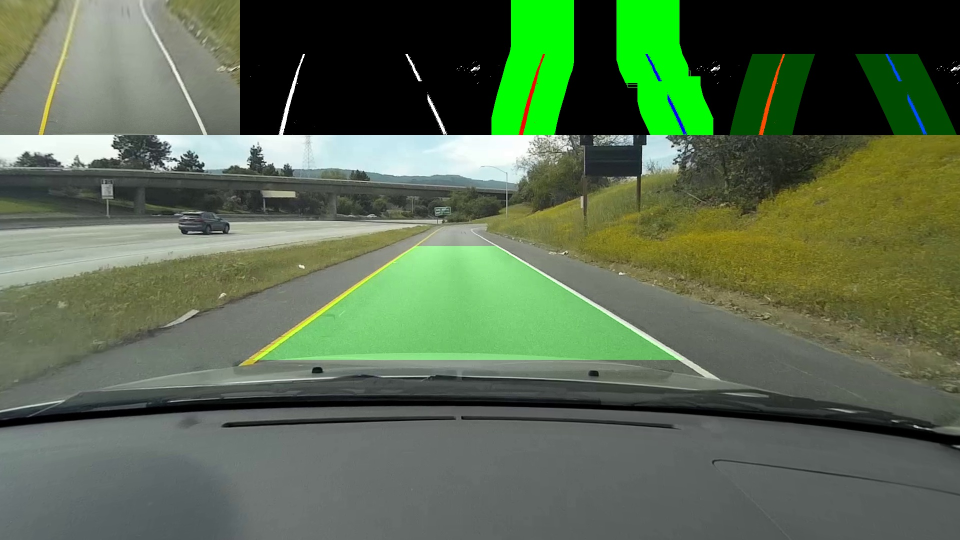
#> input picture Real_Car/results/0.jpg, 1920 x 1080 px (shown at 1/2 size)
$ python -i Lane_Line_Detection_For_Images.py   (imports and definitions only)   (older library calls are emulated)
#> lines starting #> are read from the running program, lines starting #| are printed output that depends on the picture; after the words box and inside, x2 and y2 are one past the last pixel; in counts of white or black regions, pixels touching at a corner belong together
"""Import Libraries and Pickle File"""
import matplotlib.pyplot as plt
import matplotlib.image as mpimg
import numpy as np
import cv2
import pickle
import glob
import time
import random
#from scipy.misc import imread, imresize
from skimage.transform import resize
from sklearn.linear_model import (
    LinearRegression, TheilSenRegressor, RANSACRegressor, HuberRegressor)
from sklearn.metrics import mean_squared_error
from sklearn.preprocessing import PolynomialFeatures
from sklearn.pipeline import make_pipeline

#file_name = 'calibration.p'
file_name = 'Camera_Calibration/Mobius_Dashcam_Camera_Cal/1920x1080/mobius_dashcam_1920x1080_calibration.p'

# [2 lines not run here, left out]

# [45 lines left out: functions draw_viewing_window, make_viewing_window, not called in this run]

def abs_sobel_thresh(img, orient='x', sobel_kernel=3, thresh_min=0, thresh_max=255):
    """
    Applies the sobel algorithm to get the absolute derivative of an image with respect to x or y.

    @param img:           input image. MUST be an RGB image.
    @orient:              can be 'x' which means take the derivative with respect to x. If it is anything else, it
    will take the derivative with respect to y.
    @sobel_kernel:        Defines the size of the sobel filter. MUST be an odd number between 3-31. The larger the
    kernel size, the more well-defined the gradients. However, computational time will increase as well.
    @param thresh_min:    minimum cut-off for gradient threshold. Any pixels below this value will be blacked out.
    Default value is zero.
    @param thresh_max:    maximum cut-off for gradient threshold. Any pixels above this value will be blacked out.
    Default value is 255.

    @result sobel_binary: final resulting image. The resulting image is a binary image.
    """

    # Convert to gray-scale
    gray = cv2.cvtColor(img, cv2.COLOR_RGB2GRAY)

    # Take derivative with respect to x
    if (orient == 'x'):
        sobel = cv2.Sobel(gray, cv2.CV_32F, 1, 0 ,ksize=sobel_kernel)
    # Take derivative with respect to y
    else:
        sobel = cv2.Sobel(gray, cv2.CV_32F, 0, 1,ksize=sobel_kernel)

    # Take absolute value of derivative
    abs_sobel = np.absolute(sobel)

    # Convert to 8-bit image (0 - 255)
    scaled_sobel = np.uint8(255*abs_sobel/np.max(abs_sobel))
    # Make copy of scaled_sobel with all zeros
    sobel_binary = np.zeros_like(scaled_sobel)

    # Make all pixels within threshold range a value of 1
    # Keep all other pixels as 0
    sobel_binary[(scaled_sobel >= thresh_min) & (scaled_sobel <= thresh_max)] = 1

    return sobel_binary

def sobel_mag_thresh(img, sobel_kernel=3, mag_thresh=(0, 255)):
    """
    Uses the sobel algorithm to take the magnitude of the gradient of an image

    @param img:           input image. MUST be an RGB image.
    @sobel_kernel:        Defines the size of the sobel filter. MUST be an odd number between 3-31. The larger the
    kernel size, the more well-defined the gradients. However, computational time will increase as well.
    coordinate of the line. (x2, y2) is the ending coordinate of the line.
    @param mag_thresh:    A tuple which contains the minimum and maximum gradient thresholds. (minimum, maximum).

    @result sobel_binary: the resulting image. The resulting image is a binary image.
    """
    thresh_min = mag_thresh[0]
    thresh_max = mag_thresh[1]

    # Convert to gray scale
    gray = cv2.cvtColor(img, cv2.COLOR_RGB2GRAY)

    # Take derivatives in both x and y direction
    sobelx = cv2.Sobel(gray, cv2.CV_32F, 1, 0, ksize=sobel_kernel)
    sobely = cv2.Sobel(gray, cv2.CV_32F, 0, 1, ksize=sobel_kernel)

    # Find magnitude of the gradient
    sum_of_squares = np.square(sobelx) + np.square(sobely)
    sobel_mag = np.power(sum_of_squares,0.5)

    # Convert to 8-bit image (0 - 255)
    scaled_sobel = np.uint8(255*sobel_mag/np.max(sobel_mag))

    # Make a copy of sobel_mag with all zeros
    sobel_binary = np.zeros_like(scaled_sobel)

    # Make all pixels within threshold range a value of 1
    # Keep all other pixels as 0
    sobel_binary[(scaled_sobel >= thresh_min) & (scaled_sobel <= thresh_max)] = 1

    return sobel_binary

# Function that applies Sobel x and y,
# then computes the direction of the gradient
# and applies a threshold.
def dir_threshold(img, sobel_kernel=3, thresh=(0, np.pi/2)):
    """
    Uses the sobel algorithm to find the direction of the gradient of an image

    @param img:           input image. MUST be an RGB image.
    @param sobel_kernel:  Defines the size of the sobel filter. MUST be an odd number between 3-31. The larger the
    kernel size, the more well-defined the gradients. However, computational time will increase as well.
    @param thresh:        A tuple which defines the minimum and maximum gradient thresholds. (minimum, maximum)

    @result sobel_binary: the resulting image. The resulting image is a binary image.
    """
    # Min and Max Threshold Angles
    thresh_min = thresh[0]
    thresh_max = thresh[1]

    # Convert to gray scale
    gray = cv2.cvtColor(img, cv2.COLOR_RGB2GRAY)

    # Calculate the derivatives with respect to x and y
    sobelx = cv2.Sobel(gray, cv2.CV_32F, 1, 0, ksize=sobel_kernel)
    sobely = cv2.Sobel(gray, cv2.CV_32F, 0, 1, ksize=sobel_kernel)

    # Take absolute value of derivatives
    abs_sobelx = np.absolute(sobelx)
    abs_sobely = np.absolute(sobely)

    # Calculate angle for direction of gradient in radians
    sobel_angle = np.arctan2(abs_sobely,abs_sobelx)

    # Make a copy of sobel_angle with all zeros
    sobel_binary = np.zeros_like(sobel_angle)

    # Apply thresholding
    sobel_binary[(sobel_angle >= thresh_min) & (sobel_angle <= thresh_max)] = 1

    return sobel_binary

# [17 lines left out: function region_of_interest, not called in this run]

def combined_threshold(image, gradx_low=40, gradx_high=255, mag_low=40, mag_high=255, dir_low=0.7, dir_high=1.3, \
                       s_low=140, s_high=255, l_low=40, l_high=255,  l_agr=205, kernel_size=3):
    """
    @param image:       input image. MUST be RGB.
    @param gradx_low:   minimum threshold value for applying gradient with respect to x
    @param gradx_high:  maximum threshold value for applying gradient with respect to x
    @param mag_low:     minimum threshold value for finding magnitude of the gradient
    @param mag_high:    maximum threshold value for finding magnitude of the gradient
    @param dir_low:     minimum threshold value for fidning the direction of the gradient
    @param dir_high:    maximum threshold value for finding the direction of the gradient
    @param s_low:       minimum threshold value for applying color thresholding to S channel from HLS color space
    @param s_high:      maximum threshold value for applying color thresholding to S channel from HLS color space
    @param l_low:       minimum threshold value for applying color thresholding to L channel from HLS color space
    @param l_high:      maximum threshold value for applying color thresholding to L channel from HLS color space
    @param l_agr:       minimum threshold value for applying second round of color thresholding to L channel from
    HLS color space. Any pixels above this value will be kept. The idea is that very bright pixels during daylight
    driving and even during night driving due to street lights and reflectors on the road are most likely lane
    line pixels.
    @param kernel_size: Defines the size of the sobel filter. MUST be an odd number between 3-31. The larger the
    kernel size, the more well-defined the gradients. However, computational time will increase as well.

    @result combined:   The resulting binary image after appling a combination of color and gradient
    thresholds
    """
    # Convert image to HLS color space
    image_hls = cv2.cvtColor(image, cv2.COLOR_RGB2HLS)

    # Extract S channel
    S = image_hls[:,:,2]

    # Apply gradient thresholding to S channel
    S_thresholded = np.zeros_like(S)
    thresh_S = (s_low, s_high)
    S_thresholded[(S >= thresh_S[0]) & (S <= thresh_S[1])] = 1

    # Extract L channel
    L = image_hls[:,:,1]

    # Apply gradient thresholding to L channel
    L_thresholded = np.zeros_like(L)
    thresh_L = (l_low, l_high)
    L_thresholded[(L >=thresh_L[0]) & (L <= thresh_L[1])] = 1

    # Apply second round of gradient thresholding using L channel
    # If a pixel is extremely bright, above l_agr, keep it.
    thresh_L_agr = l_agr
    L_thresholded2 = np.zeros_like(L)
    L_thresholded2[L>=thresh_L_agr] = 1

    # Apply gradient with respect to x
    gradx = abs_sobel_thresh(image, orient='x', sobel_kernel=kernel_size, thresh_min=gradx_low,
                             thresh_max=gradx_high)

    # Find magnitude of the gradient
    mag_binary = sobel_mag_thresh(image, sobel_kernel=kernel_size, mag_thresh=(mag_low,mag_high))

    # Find direction of the gradient
    dir_binary = dir_threshold(image,sobel_kernel=kernel_size,thresh=(0.7,1.3))

    # Create blank image for combining all the color and gradient thresholds
    combined = np.zeros_like(dir_binary)

    # Combine all color and gradient thresholds
    combined[((mag_binary == 1) & (dir_binary == 1) & (gradx == 1)) | \
             (((S_thresholded == 1) & (L_thresholded == 1)) | (L_thresholded2 == 1))] = 1

    return combined

# [434 lines left out: functions apply_birdseye, process_image, not called in this run]

# [1 line not run here, left out]

image_paths = glob.glob('Real_Car_Images_And_Videos/Bay_Area_Test_Images/subclip2_test_images/*.jpg')
num_pictures = len(image_paths)
f,axs = plt.subplots(num_pictures//2+1,2,figsize=(15, 35))
axs = axs.ravel()
# [11 lines not run here, left out]

>>> import cv2
>>> picture = cv2.cvtColor(cv2.imread('results/0.jpg'), cv2.COLOR_BGR2RGB)
>>> result = combined_threshold(picture)
#> in combined_threshold, `S = image_hls[:,:,2]`:
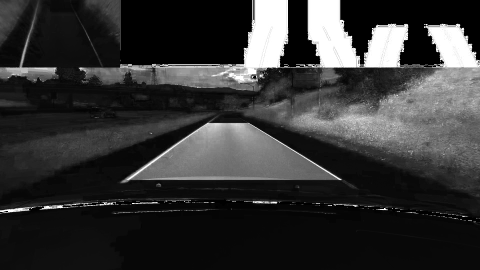
#> S: shape (1080, 1920) (shown at 1/4 size); min 0, max 255, mean 52.3
#> in abs_sobel_thresh, `gray = cv2.cvtColor(img, cv2.COLOR_RGB2GRAY)`:
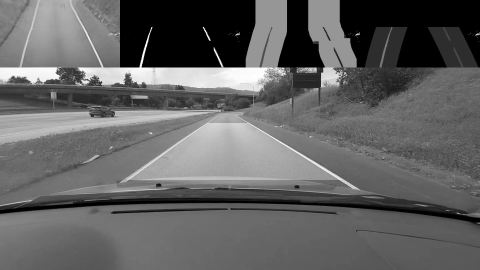
#> gray: shape (1080, 1920) (shown at 1/4 size); min 0, max 255, mean 98.4
#> in abs_sobel_thresh, `sobel = cv2.Sobel(gray, cv2.CV_32F, 1, 0 ,ksize=sobel_kernel)`:
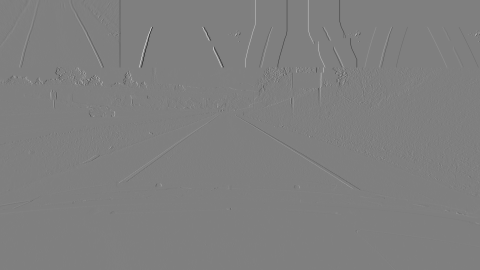
#> sobel: shape (1080, 1920) float32 (shown at 1/4 size); min -1020, max 1020, mean -0.2; drawn with min black and max white
#> in combined_threshold, `gradx = abs_sobel_thresh(image, orient='x', sobel_kernel=kernel_size, ..`:
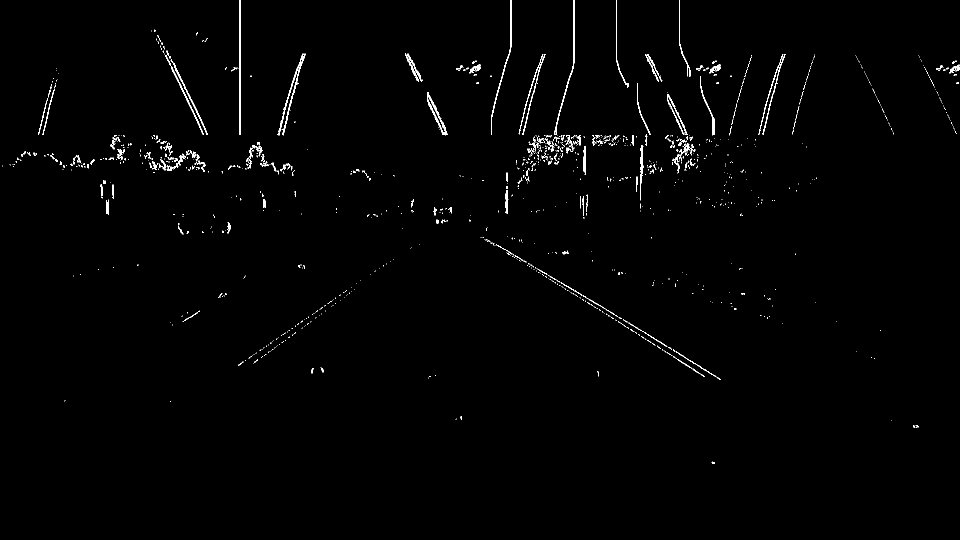
#> gradx: shape (1080, 1920) (shown at 1/2 size); values 0 (black) and 1 (white), 0.93% white in thin lines or dots, all inside (x1, y1, x2, y2) = (5, 0, 1919, 928)
#> in dir_threshold, `sobel_angle = np.arctan2(abs_sobely,abs_sobelx)`:
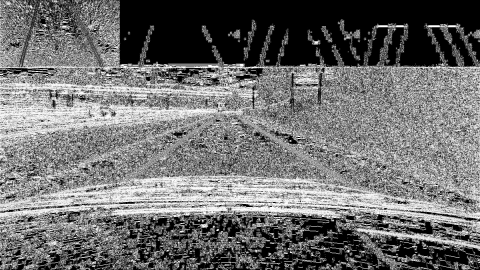
#> sobel_angle: shape (1080, 1920) float32 (shown at 1/4 size); min 0, max 1.57, mean 0.688; drawn with min black and max white
#> in combined_threshold, `dir_binary = dir_threshold(image,sobel_kernel=kernel_size,thresh=(0.7,..`:
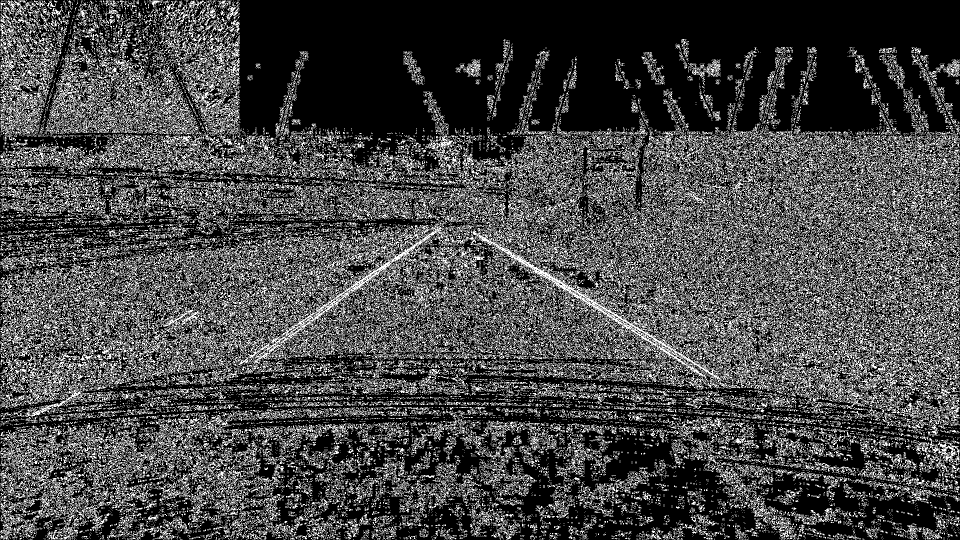
#> dir_binary: shape (1080, 1920) float32 (shown at 1/2 size); values 0 (black) and 1 (white), 27.9% white in thin lines or dots
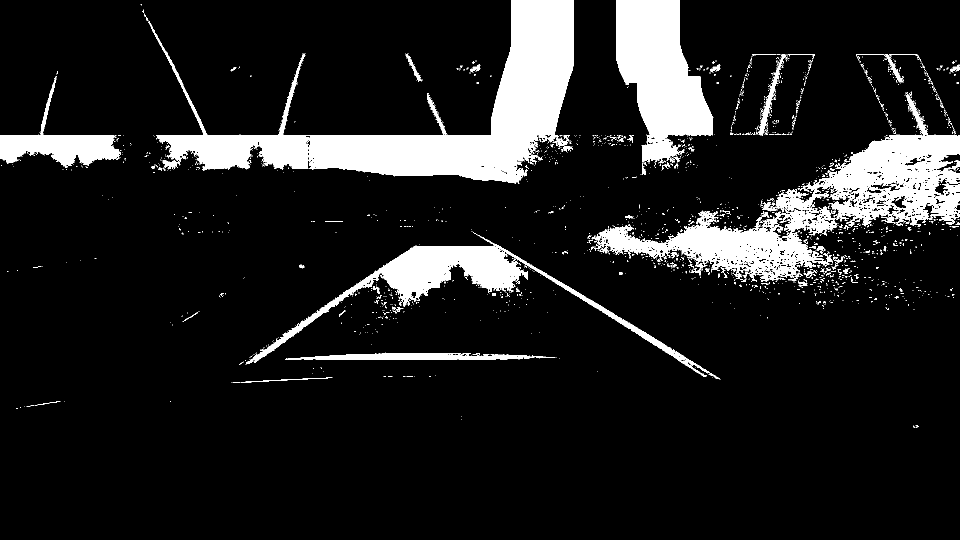
#> result: shape (1080, 1920) float32 (shown at 1/2 size); values 0 (black) and 1 (white), 11.9% white; 2194 white regions (2086 under 20 px), largest, box (x1, y1, x2, y2) and area: (297, 0, 1148, 368) 89599, (1183, 188, 1920, 564) 62524, (1233, 0, 1426, 325) 38535

$ run again, on Real_Car/results/4.jpg
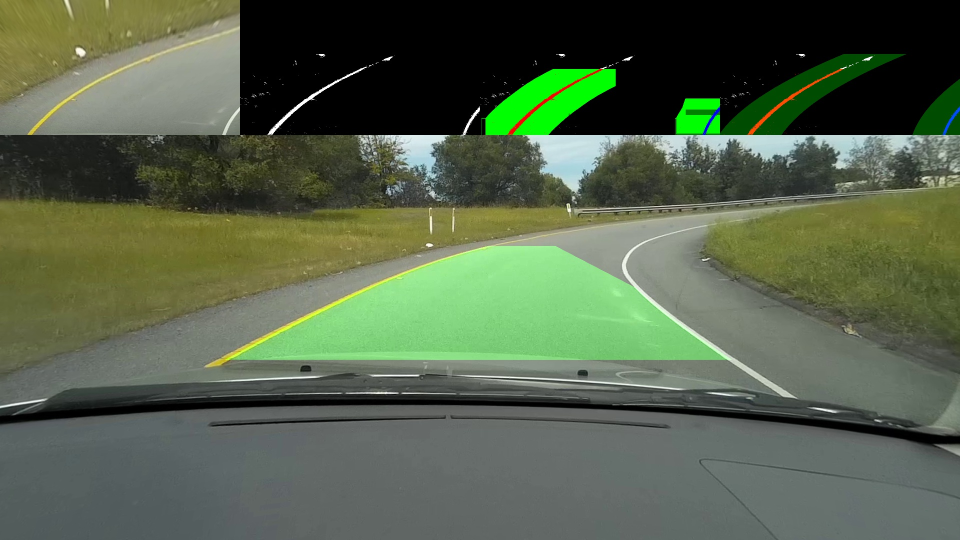
#> input picture Real_Car/results/4.jpg, 1920 x 1080 px (shown at 1/2 size)
#> image_hls: shape (1080, 1920, 3); mean of channels 0, 1, 2 47.6, 85.6, 44.8
#> in combined_threshold, `gradx = abs_sobel_thresh(image, orient='x', sobel_kernel=kernel_size, ..`:
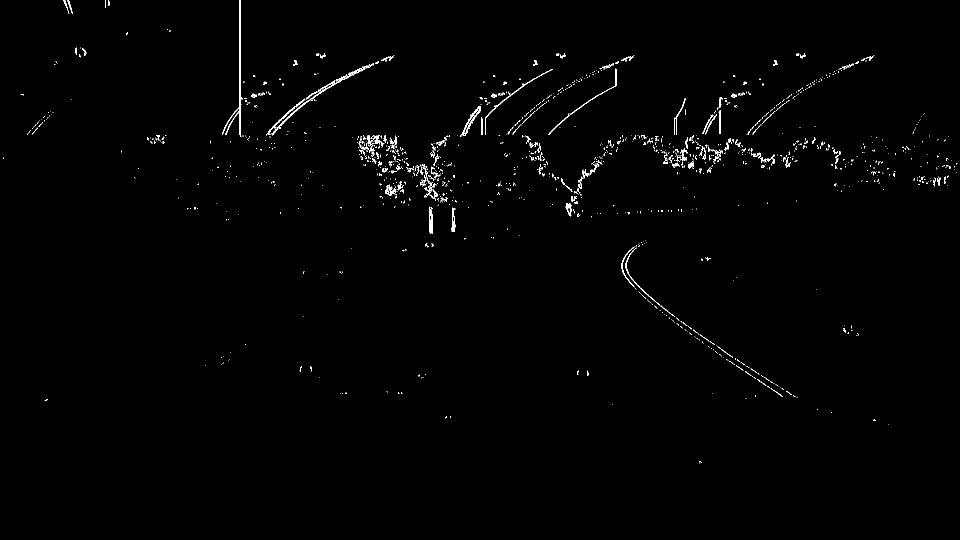
#> gradx: shape (1080, 1920) (shown at 1/2 size); values 0 (black) and 1 (white), 0.77% white in thin lines or dots, all inside (x1, y1, x2, y2) = (6, 0, 1915, 927)
#> mag_binary: shape (1080, 1920); values 0 (black) and 1 (white), 2.8% white in thin lines or dots, all inside (x1, y1, x2, y2) = (0, 0, 1920, 943)
#> dir_binary: shape (1080, 1920) float32; values 0 (black) and 1 (white), 30% white in thin lines or dots
#> `result = combined_threshold(picture)`:
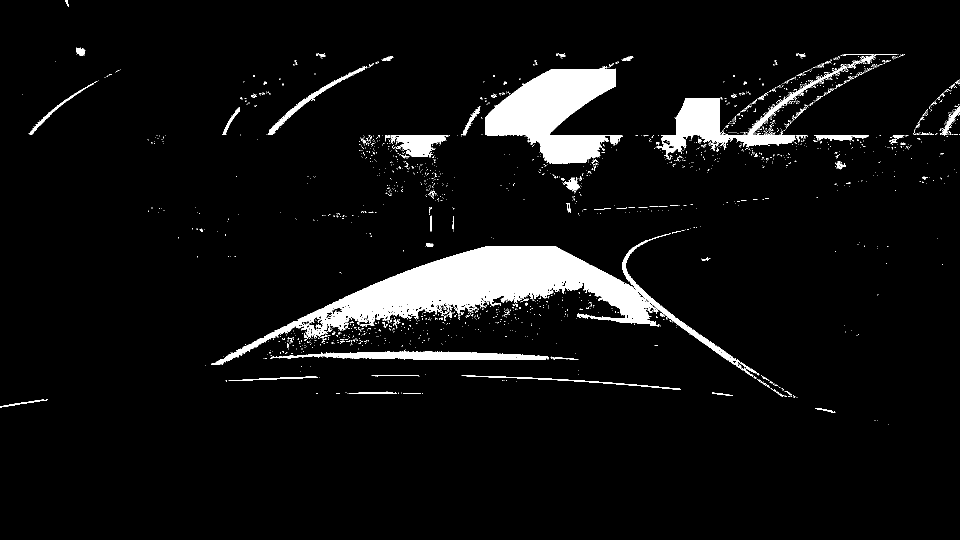
#> result: shape (1080, 1920) float32 (shown at 1/2 size); values 0 (black) and 1 (white), 6.1% white; 2158 white regions (2059 under 20 px), largest, box (x1, y1, x2, y2) and area: (422, 466, 1507, 754) 59192, (970, 132, 1245, 328) 28666, (1312, 128, 1697, 314) 12085
